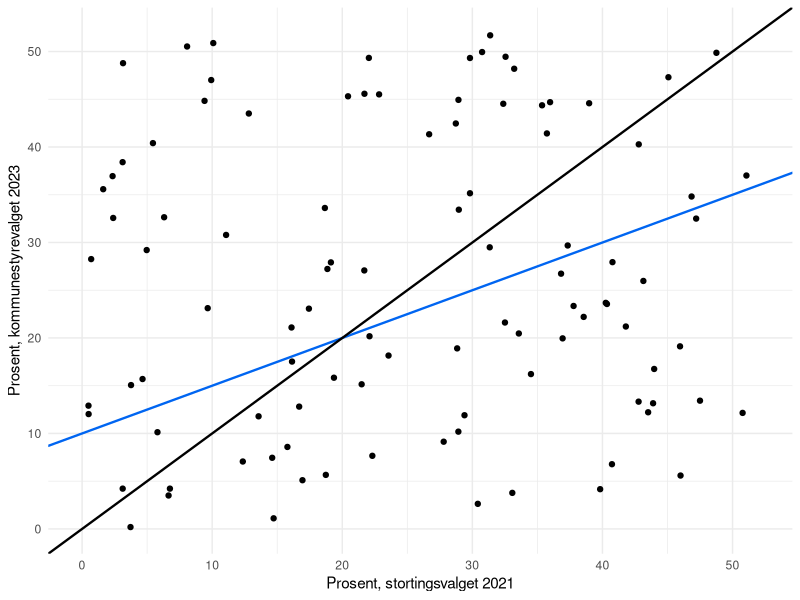
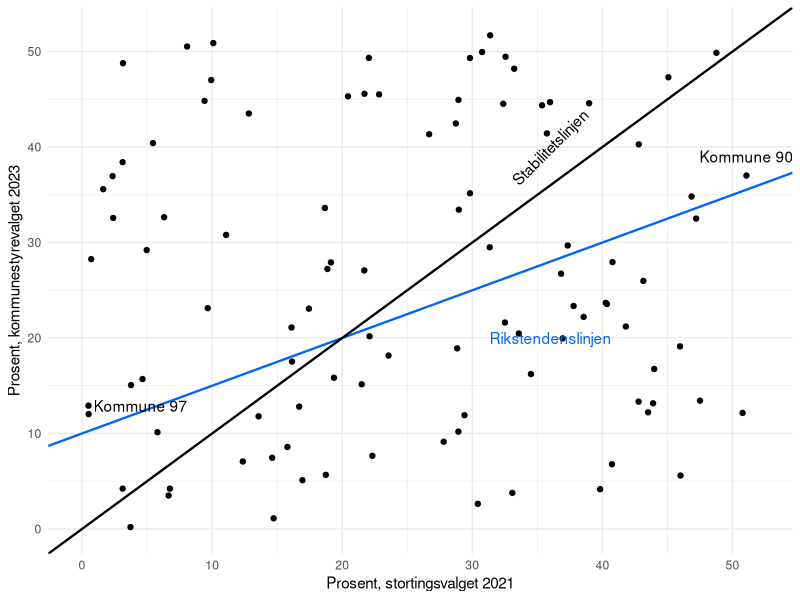
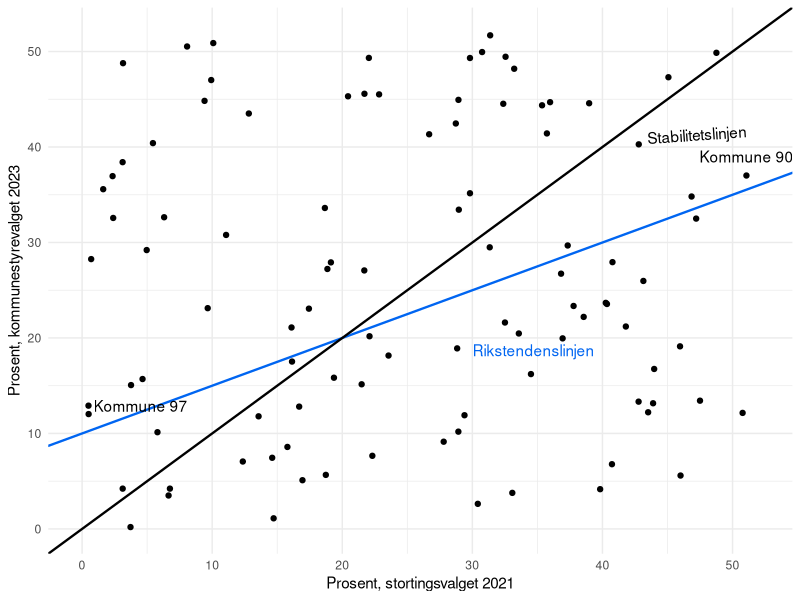

These charts were generated, in order, by the following R code:
## ---- chunk 1
# Example data
valg_NY <- data.frame(
  H_21 = runif(100, 0, 52),
  H_K23 = runif(100, 0, 52),
  Kommune = paste("Kommune", 1:100)
)

# Example regression coefficients for demonstration purposes
alle_partier_23 <- list(H = list(reg = list(coefficients = c(10, 0.5))))

# Indices for maximum and minimum values for annotation (dummy indices)
res_max_h <- which.max(valg_NY$H_21)
res_min_h <- which.min(valg_NY$H_21)
library(ggplot2)

# Create scatterplot with text annotations
plottet<-ggplot(valg_NY, aes(x = H_21, y = H_K23)) + 
  geom_point() +  # Scatterplot
  geom_abline(intercept = alle_partier_23$H$reg$coefficients[1], 
              slope = alle_partier_23$H$reg$coefficients[2], 
              color = "#0065F1", 
              linewidth = 0.8) +  # Rikstendenslinjen
  geom_abline(intercept = 0, 
              slope = 1, 
              linewidth = 0.8) +  # Stabilitetslinjen
  # Annotate min H
  labs(x = "Prosent, stortingsvalget 2021", 
       y = "Prosent, kommunestyrevalget 2023") +  # Axis labels
  theme_minimal() +  # Minimal theme
  xlim(0, 52) +  # X-axis limits
  ylim(0, 52);plottet  # Y-axis limits and print the plot

## ---- chunk 2

plottet+
  geom_text(label = "Rikstendenslinjen", 
            color = "#0065F1", 
            data = data.frame(H_21 = 36, H_K23 = 20)) +  # Label for Rikstendenslinjen
  geom_text(label = "Stabilitetslinjen", 
            data = data.frame(H_21 = 36, H_K23 = 40), 
            angle = 45) +  # Label for Stabilitetslinjen
  annotate("text", 
           x = valg_NY[res_max_h, "H_21"], 
           y = valg_NY[res_max_h, "H_K23"] + 2, 
           label = gsub(" -.*$", "", valg_NY[res_max_h, "Kommune"])) +  # Annotate max H
  annotate("text", 
           x = valg_NY[res_min_h, "H_21"] + 4, 
           y = valg_NY[res_min_h, "H_K23"], 
           label = gsub(" -.*$", "", valg_NY[res_min_h, "Kommune"])) +
  xlim(0, 52) +  # X-axis limits
  ylim(0, 52)
## ---- chunk 3
  library(ggrepel)

  ggplot(valg_NY, aes(x = H_21, y = H_K23)) + 
    geom_point() +  # Scatterplot
    geom_abline(intercept = alle_partier_23$H$reg$coefficients[1], 
                slope = alle_partier_23$H$reg$coefficients[2], 
                color = "#0065F1", 
                linewidth = 0.8) +  # Rikstendenslinjen
    geom_abline(intercept = 0, 
                slope = 1, 
                linewidth = 0.8) +  # Stabilitetslinjen
    geom_text_repel(label = "Rikstendenslinjen", 
                    color = "#0065F1", 
                    data = data.frame(H_21 = 36, H_K23 = 20)) +  # Label for Rikstendenslinjen
    geom_text_repel(label = "Stabilitetslinjen", 
                    data = data.frame(H_21 = 46, H_K23 = 40), 
                    angle = 4) +  # Label for Stabilitetslinjen
    annotate("text", 
             x = valg_NY[res_max_h, "H_21"], 
             y = valg_NY[res_max_h, "H_K23"] + 2, 
             label = gsub(" -.*$", "", valg_NY[res_max_h, "Kommune"])) +  # Annotate max H
    annotate("text", 
             x = valg_NY[res_min_h, "H_21"] + 4, 
             y = valg_NY[res_min_h, "H_K23"], 
             label = gsub(" -.*$", "", valg_NY[res_min_h, "Kommune"])) +  # Annotate min H
    labs(x = "Prosent, stortingsvalget 2021", 
         y = "Prosent, kommunestyrevalget 2023") +  # Axis labels
    theme_minimal() +  # Minimal theme
    xlim(0, 52) +  # X-axis limits
    ylim(0, 52)  # Y-axis limits
